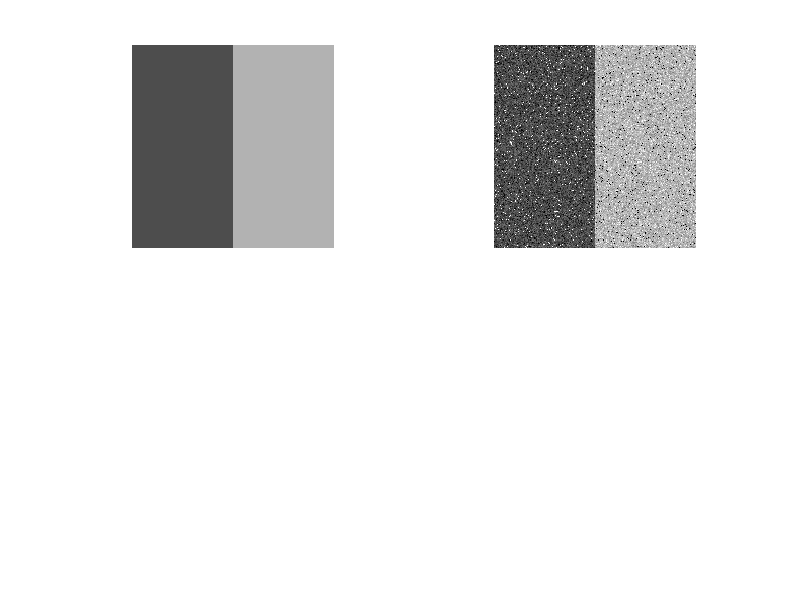

Source code (MATLAB): (Note: this script raises an error after producing the figure.)

I = [0.3 * ones(200, 100), 0.7 * ones(200, 100)];
J = I;
J = imnoise(J, 'gaussian', 0, 0.01);
J = imnoise(J, 'salt & pepper', 0.05);

figure; 
subplot(2, 2, 1);
imshow(I); %colormap gray;
subplot(2, 2, 2);
imshow(J); %colormap gray;

% imMask = false(size(J));
% imMask(81 : 150, 31 : 170) = true;
imMask = true(size(J));

neighborsJ = roiNeighborsIndex(imMask, [3 3]);
% neighborsPre = generateNeighbors(size(J), [3 3]);
% save('neighborsJ.mat', 'neighborsJ');
% load neighborsJ.mat;
% load matlab.mat;
%% test neighborsJ
% indx = 9833;
% [r, c] = ind2sub(size(J), indx)
% [r, c] = ind2sub(size(J), neighborsJ(indx, :));


%%
Jvec = roiDataSub2Ind(J, imMask);


[center, U, obj_fcn] = fcmsp(Jvec, neighborsJ, 2);


U1 = U(1, :)';
imU1 = roiDataInd2Sub(U1, imMask);
% imU1 = reshape(U1, size(J));


subplot(2, 2, 4);
imshow(imU1 > 0.5);

[center, U, obj_fcn] = fcm(Jvec, 2);
U1 = U(1, :)';
imU1 = roiDataInd2Sub(U1, imMask);
subplot(2, 2, 3);
imshow(imU1 > 0.5);
